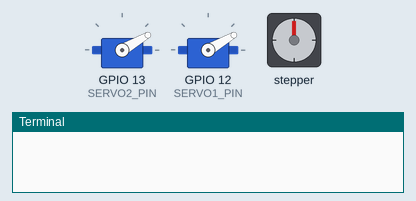
Recording of a program running on a simulated Raspberry Pi (BCM pin numbers). Parts: 2 × servo, stepper motor, the last lines printed to the terminal. Camera commands give no picture and take their timeout (5 s if none is given; 1 s for webcam tools); the stepper is drawn at 2048 steps a turn; servo angles are drawn from the pulse width (0.5 ms = 0°, 2.5 ms = 180°).

Above: at 1.6 s.
At 5.5 s:
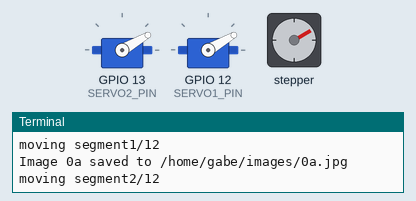
At 9.9 s:
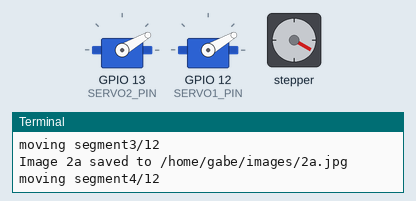
At 18.7 s:
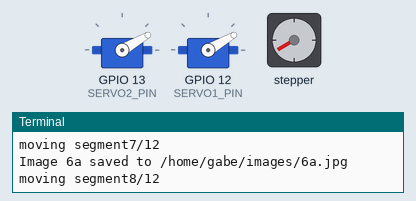
At 27.5 s:
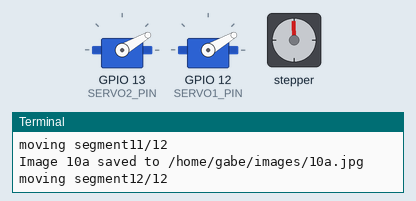
At 36.7 s:
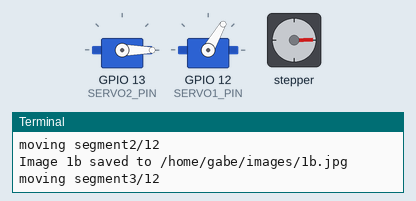
Timing chart, 0 to 40.0 s (numbered marks = the images above):
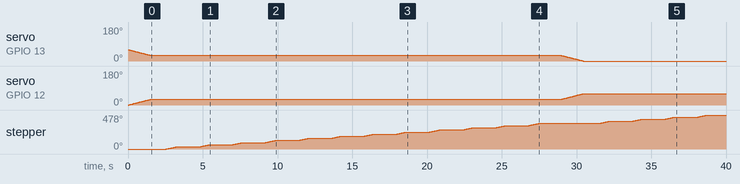

Measured:
- by itself, servo on GPIO 12 (SERVO1_PIN): moves from 0° to 60° over 30.4 s

The program:

motor_w_cam.py
```python
import os
import subprocess
import pigpio
import RPi.GPIO as GPIO
import time

save_path = "/home/gabe/images"
os.makedirs(save_path, exist_ok=True)

#Pin setup
SERVO1_PIN = 12
SERVO2_PIN = 13
GPIO.setmode(GPIO.BCM)
GPIO.setup(SERVO1_PIN, GPIO.OUT)
GPIO.setup(SERVO2_PIN, GPIO.OUT)

step_pins = [17, 27, 22, 23]
for pin in step_pins:
	GPIO.setup(pin, GPIO.OUT)
	GPIO.output(pin, 0)
halfstep_seq = [
	[1,0,0,0],
	[1,1,0,0],
	[0,1,0,0],
	[0,1,1,0],
	[0,0,1,0],
	[0,0,1,1],
	[0,0,0,1],
	[1,0,0,1]
]

def step_motor(steps, delay=0.002):
	for i in range(steps):
		seq = halfstep_seq[i%8]
		for pin in range(4):
			GPIO.output(step_pins[pin], seq[pin])
		time.sleep(delay)

pwm = GPIO.PWM(SERVO1_PIN, 50)
pwm2 = GPIO.PWM(SERVO2_PIN, 50)
pwm.start(0)
pwm2.start(5.8)


def rotateStepper(tilt_pos):
	num_images = 12
	delay_between = 0.5


	steps_per_segment = 341
	for i in range(12):
		print(f"moving segment{i+1}/12")
		step_motor(steps_per_segment)
		#take pic
		filename = os.path.join(save_path, f"{i}{tilt_pos}.jpg")
		cmd = ["fswebcam", "-r", "1280x720", "--jpeg", "85", "-D", "1", "-F", "5", filename]
		result = subprocess.run(cmd, capture_output=True)
		if result.returncode == 0:
			print(f"Image {i}{tilt_pos} saved to {filename}")
		else:
			print("Error capturing image {i}")
			print(result.stderr.decode())
		time.sleep(0.5)
	print("Completed full circle")


while(True):
	time_delay = 1


	for i in range(0,31, 1):
		pwm.ChangeDutyCycle(2.5 + (i/180.0)*10)
		pwm2.ChangeDutyCycle(2.5 + ((60-i)/180)*10)
		time.sleep(0.05)

	pwm.ChangeDutyCycle(0)
	pwm2.ChangeDutyCycle(0)
	time.sleep(time_delay)
	rotateStepper('a')

	for i in range(31, 61, 1):
		pwm.ChangeDutyCycle(2.5 + (i/180.0)*10)
		pwm2.ChangeDutyCycle(2.5 + ((60-i)/180)*10)
		time.sleep(0.05)

	pwm.ChangeDutyCycle(0)
	pwm2.ChangeDutyCycle(0)
	time.sleep(time_delay)
	rotateStepper('b')

	for i in range(0, 61, 1):
		pwm.ChangeDutyCycle(2.5 + ((60-i)/180.0)*10)
		pwm2.ChangeDutyCycle(2.5 + (i/180.0)*10)
		time.sleep(0.05)

	pwm.ChangeDutyCycle(0)
	pwm2.ChangeDutyCycle(0)
	time.sleep(time_delay)
	rotateStepper('c')
```
